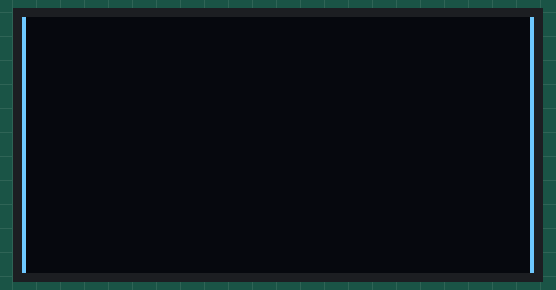
Bench run of a program on a simulated Raspberry Pi Pico running MicroPython. On the bench: 128×64 one-colour display. Library files of the repository ran but are not shown: ssd1306.py; what the program prints to the serial console is not drawn. At 10.1 s the program stops and its outputs stay as they are.

Above: at 0.2 s.
At 1.1 s:
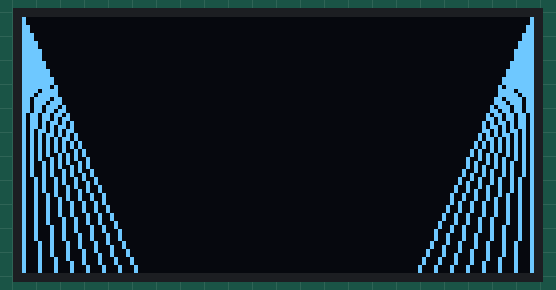
At 2.1 s:
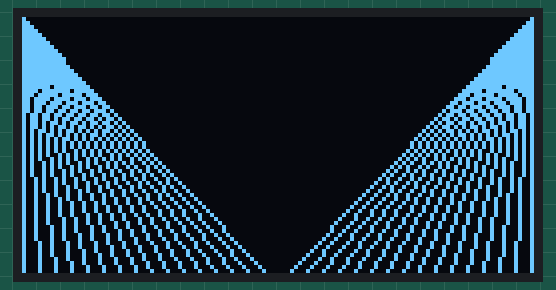
At 4.1 s:
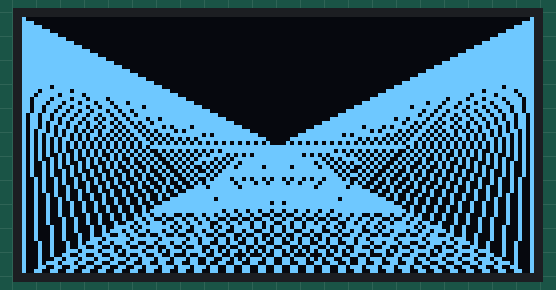
At 7.1 s:
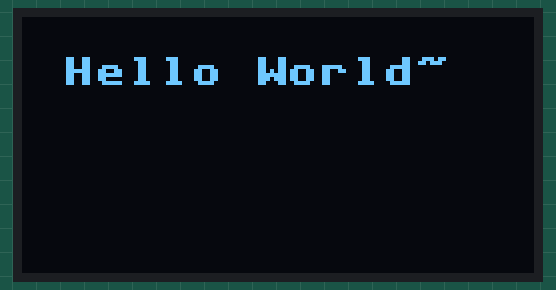
At 10.1 s:
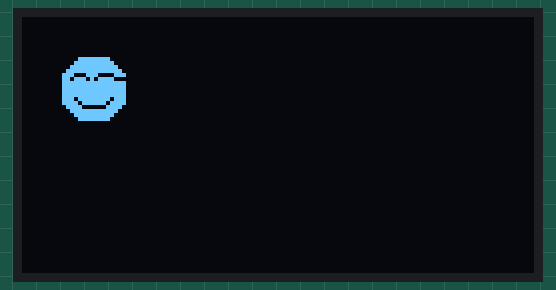

The program:

i2c_oled.py
```python
from machine import Pin
from machine import I2C
from ssd1306 import SSD1306_I2C
from utime import sleep
import framebuf

sda = Pin(0)
scl = Pin(1)

i2c0 = I2C(0, sda=sda, scl=scl)

devices = i2c0.scan()

if len(devices) == 0:
    print("No device found!\n")
else:
    print("I2C devices found :", len(devices))


for device in devices:
    print(" => HEX address :", hex(device))

oled = SSD1306_I2C(128, 64, i2c0, 0x3c)

oled.fill(0)
oled.show()

# draw lines
for x in range(0, 128, 4):
    oled.line(0, 0, x, 63, 1)
    oled.line(127, 0, 127-x, 63, 1)
    sleep(0.1)
    oled.show()
sleep(3)

# draw text
oled.fill(0)
oled.text("Hello World~", 10, 10)
oled.show()
sleep(3)

# frame buffer
oled.fill(0)
smile = bytearray(
    b'\x0F\xF0\x1F\xF8\x3F\xFC\x7F\xFE'
    b'\xE3\x87\xDD\x78\xFF\xFF\xFF\xFF'
    b'\xFF\xFF\xFF\xFF\xEF\xF7\xF7\xEF'
    b'\x78\x1E\x3F\xFC\x1F\xF8\x0F\xF0')

fb = framebuf.FrameBuffer(smile, 16, 16, framebuf.MONO_HLSB)
oled.blit(fb, 10, 10)
oled.show()
```

Measured:
- what the display in image 3 shows lasts 3.1 s, from 4.0 s to 7.1 s
